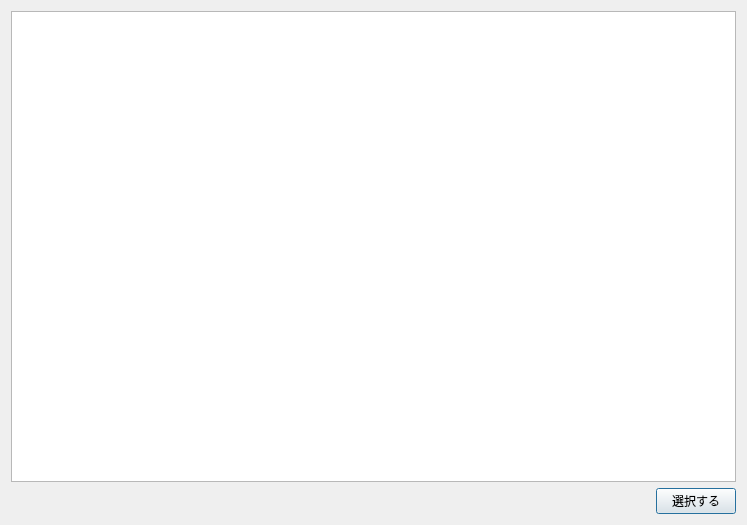
<?xml version="1.0" encoding="UTF-8"?>
<ui version="4.0">
 <class>AddressBookDialog</class>
 <widget class="QDialog" name="AddressBookDialog">
  <property name="geometry">
   <rect>
    <x>0</x>
    <y>0</y>
    <width>747</width>
    <height>525</height>
   </rect>
  </property>
  <property name="windowTitle">
   <string>アドレスの選択</string>
  </property>
  <layout class="QVBoxLayout" name="verticalLayout">
   <item>
    <widget class="QTreeView" name="m_addressBookView"/>
   </item>
   <item>
    <layout class="QHBoxLayout" name="horizontalLayout">
     <item>
      <spacer name="horizontalSpacer">
       <property name="orientation">
        <enum>Qt::Horizontal</enum>
       </property>
       <property name="sizeHint" stdset="0">
        <size>
         <width>40</width>
         <height>20</height>
        </size>
       </property>
      </spacer>
     </item>
     <item>
      <widget class="QPushButton" name="m_okButton">
       <property name="text">
        <string>選択する</string>
       </property>
      </widget>
     </item>
    </layout>
   </item>
  </layout>
 </widget>
 <resources/>
 <connections>
  <connection>
   <sender>m_okButton</sender>
   <signal>clicked()</signal>
   <receiver>AddressBookDialog</receiver>
   <slot>accept()</slot>
   <hints>
    <hint type="sourcelabel">
     <x>694</x>
     <y>499</y>
    </hint>
    <hint type="destinationlabel">
     <x>373</x>
     <y>262</y>
    </hint>
   </hints>
  </connection>
  <connection>
   <sender>m_addressBookView</sender>
   <signal>doubleClicked(QModelIndex)</signal>
   <receiver>AddressBookDialog</receiver>
   <slot>accept()</slot>
   <hints>
    <hint type="sourcelabel">
     <x>373</x>
     <y>242</y>
    </hint>
    <hint type="destinationlabel">
     <x>373</x>
     <y>262</y>
    </hint>
   </hints>
  </connection>
 </connections>
</ui>
